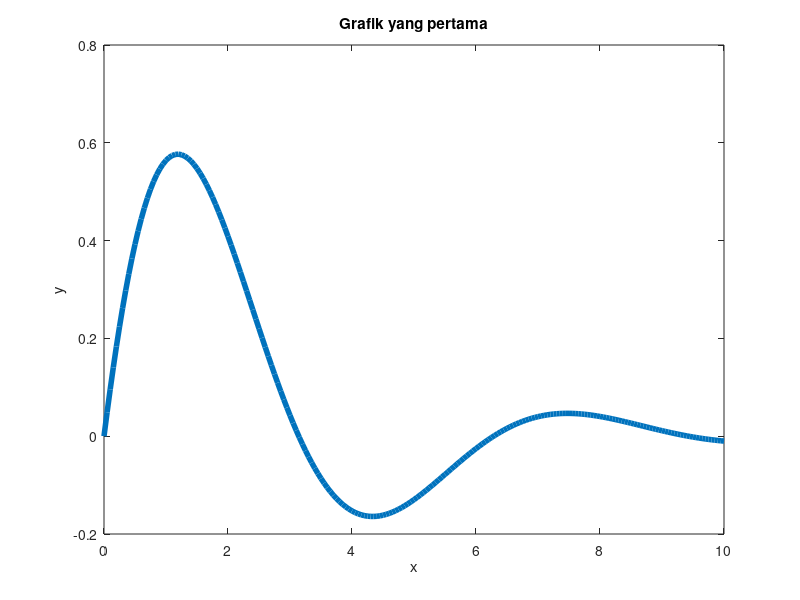

Source code (MATLAB):
n=201;
delx=10/(n-1);
for k=1:n
    x(k)=(k-1)*delx;
    y(k)=sin(x(k))*exp(-0.4*x(k));
end
%plot(x,y)
plot(x,y,'linewidth',4)
title('Grafik yang pertama')
xlabel('x');ylabel('y');